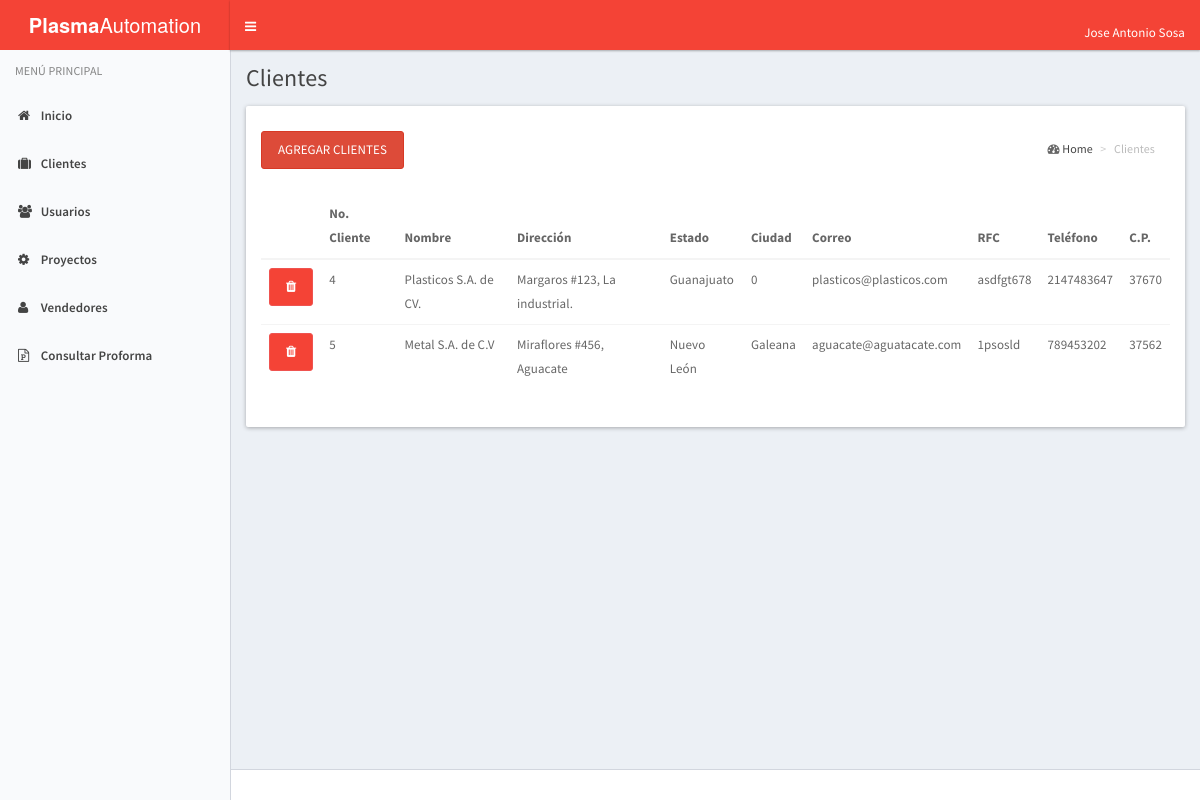
Before: /index_cliente.php (signed in) with the older database file.
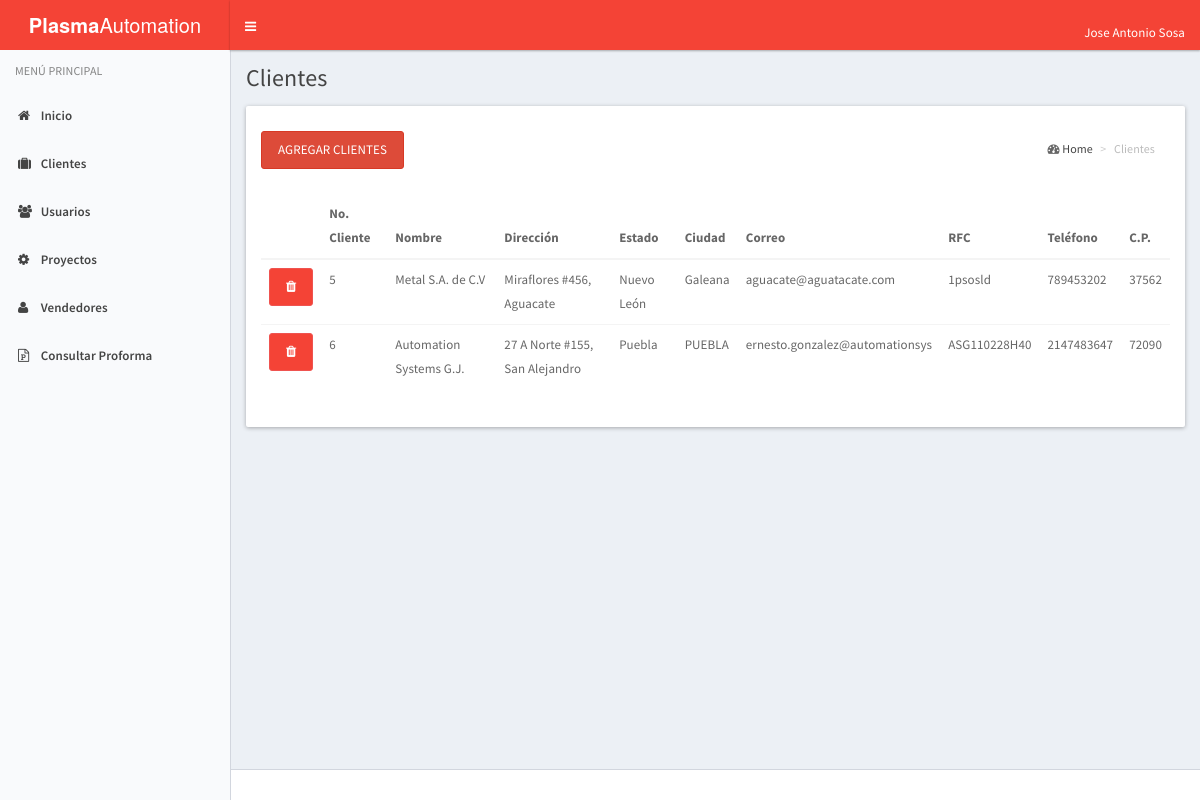
After: the same page with the newer database file.
### tables this page shows
CREATE TABLE IF NOT EXISTS `cliente` (
  `No_Cliente` int(10) NOT NULL,
  `nombre` varchar(25) NOT NULL,
  `domicilio` varchar(70) NOT NULL,
  `id_estado` int(2) NOT NULL,
  `id_municipio` varchar(25) NOT NULL,
  `rfc` varchar(15) NOT NULL,
  `correo` varchar(30) NOT NULL,
  `telefono` int(15) NOT NULL,
  `c_p` int(8) NOT NULL
);

CREATE TABLE IF NOT EXISTS `estado` (
  `id_estado` int(3) NOT NULL COMMENT 'Identificador de la tabla estado.',
  `estado` varchar(30) NOT NULL COMMENT 'Nombre del estado.'
);

### index_cliente.php (the view, shortened to what this page needs)
<!DOCTYPE html>
<html lang="es">
  <head>
    <link rel="stylesheet" href="assets/bootstrap/css/bootstrap.css">
    <link rel="stylesheet" href="assets/css/font-awesome.min.css">
    <link rel="stylesheet" href="assets/css/ionicons.min.css">
    <link rel="stylesheet" href="assets/dist/css/AdminLTE.css">
    <link rel="stylesheet" href="assets/dist/css/skins/_all-skins.css">
    <link rel="stylesheet" href="assets/plugins/select2/select2.min.css">
    <link href="assets/plugins/pnotify/css/pnotify.custom.min.css" rel="stylesheet">
  </head>
  <body class="hold-transition skin-blue-light sidebar-mini">
    <div class="wrapper">
      <?php
        include('header.php');
      ?>
      <?php
        include('menu.php');
      ?>
      <div class="content-wrapper" id="content">
        <section class="content-header">
          <h1>
            Clientes
          </h1>
        </section>
        <section class="content">
      <div class="col-lg-12">
         <div class="row">
          <div class="panel">
            <div class="panel-heading">
              <section class="content-header">
                <ol class="breadcrumb">
                   <i class="fa fa-dashboard"></i>
                    <li><a href="">Home</a></li>
                    <li class="active">Clientes
                   </li>
                </ol>
              </section>
            <button class="btn btn-danger" data-toggle="modal" data-target="#miventana">Agregar Clientes</button>
            </div>
            <div class="panel-body">
              <table class="table">
                <thead>
                  <tr>
                    <th></th>
                    <th>No. Cliente</th>
                    <th>Nombre</th>
                    <th>Dirección</th>
                    <th>Estado</th>
                    <th>Ciudad</th>
                    <th>Correo</th>
                    <th>RFC</th>
                    <th>Teléfono</th>
                    <th>C.P.</th>
                  </tr>
                </thead>
                <tbody>
                <?php
                  $host = 'localhost';
                  $user = 'root';
                  $password = '';
                  $conexion = @mysql_connect($host, $user, $password);
                  $sql = "SELECT c.No_cliente as NoCliente , c.nombre as nombre, c.domicilio as Direccion, c.correo as Correo, e.id_estado, e.estado as Estado, c.id_municipio as Ciudad, c.rfc as RFC, c.telefono as Telefono, c.c_p as C_P FROM cliente c inner join estado e on e.id_estado = c.id_estado";
                  $resultado = mysql_query($sql, $conexion);
                  while ($cliente = mysql_fetch_assoc($resultado)) {
                    echo "<tr>";
                    echo "<td><a href='clientes.php?eliminar_cliente_id=".$cliente['NoCliente']."' class='btn btn-primary eliminar-cliente'><i class='fa fa-trash eliminar-cliente'></i></a></td>";
                    echo "<td>".$cliente['NoCliente']."</td>";
                    echo "<td>".$cliente['nombre']."</td>";
                    echo "<td>".($cliente['Direccion'])."</td>";
                    echo "<td>".($cliente['Estado'])."</td>";
                    echo "<td>".($cliente['Ciudad'])."</td>";
                     echo "<td>".($cliente['Correo'])."</td>";
                    echo "<td>".($cliente['RFC'])."</td>";
                    echo "<td>".($cliente['Telefono'])."</td>";
                    echo "<td>".($cliente['C_P'])."</td>";
                    echo "</tr>";
                  }
                ?>
                </tbody>
              </table>
            </div>
          </div>
        </div>
      </div>
    </section>
  </div>
      <footer class="main-footer">
      </footer>
    </div>
  </body>
</html>

### header.php (shortened to what this page needs)
<header class="main-header">
        <a href="index.php" class="logo">
          <span class="logo-lg"><b>Plasma</b>Automation</span>
        </a>
        <nav class="navbar navbar-static-top" role="navigation" style="height: 50px;">
          <a href="#" class="sidebar-toggle" data-toggle="offcanvas" role="button" style="height: 50px;">
          </a>
          <div class="navbar-custom-menu">
            <ul class="nav navbar-nav">
              <li class="dropdown user user-menu">
                <a href="#" class="dropdown-toggle" data-toggle="dropdown" style="height: 50px;">
                 <span class="hidden-xs"><?php echo $_SESSION['usuario']['nombre'];?></span>
                </a>
              </li>
            </ul>
          </div>
        </nav>
      </header>

### menu.php (shortened to what this page needs)
<aside class="main-sidebar">
        <section class="sidebar">
          <ul class="sidebar-menu">
            <li class="header">MENÚ PRINCIPAL</li>
            <li>
              <a href="index.php">
                <i class="fa fa-home"></i>
                <span>Inicio</span>
              </a>
            </li>
            <li class="treeview">
              <li>
              <a href="index_cliente.php">
                <i class="fa fa-suitcase"></i>
                <span>Clientes</span>
              </a>
            </li>
            </li>
            <li class="treeview">
              <a href="index_usuarios.php">
                <i class="fa fa-users"></i> <span>Usuarios</span>
              </a>
            </li>
            <li>
              <a href="index_proyecto.php">
                <i class="fa  fa-gear"></i>
                <span>Proyectos</span>
              </a>
            </li>
           <li>
              <a href="index_vendedor.php">
                <i class="fa fa-user"></i>
                <span>Vendedores</span>
              </a>
            </li>
            <li>
              <a href="">
                <i class="fa fa-file-powerpoint-o"></i>
                <span>Consultar Proforma</span>
              </a>
            </li>
          </ul>
        </section>
      </aside>

Changed rows visible on the page:
removed cliente: No_Cliente "4", nombre "Plasticos S.A. de CV.", domicilio "Margaros #123, La industrial.", id_estado.estado "Guanajuato", id_municipio "0", correo "plasticos@plasticos.com", rfc "asdfgt678", telefono "2147483647", c_p "37670"
added cliente: No_Cliente "6", nombre "Automation Systems G.J.", domicilio "27 A Norte #155, San Alejandro", id_estado.estado "Puebla", id_municipio "PUEBLA", correo "ernesto.gonzalez@automationsys", rfc "ASG110228H40", telefono "2147483647", c_p "72090"
